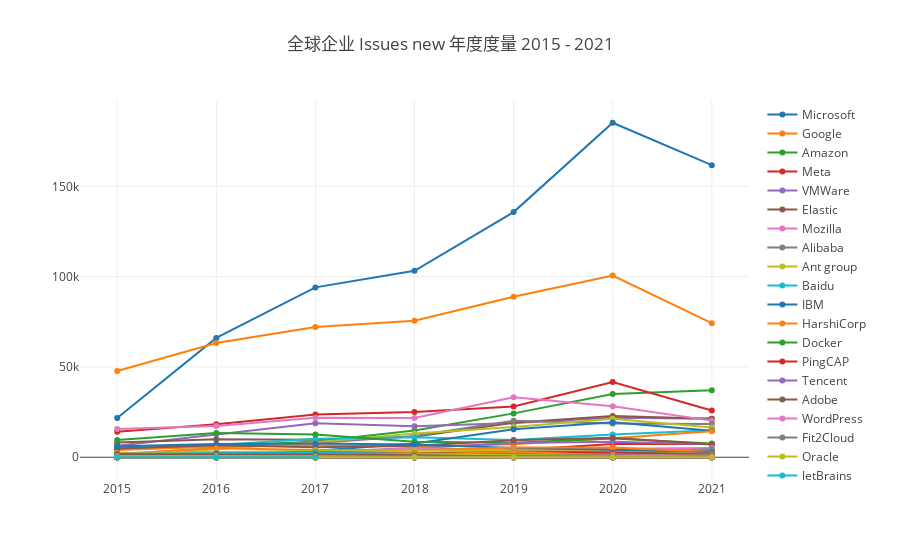

This figure's notebook cell:
### Markdown cell above
#### Issues New

Issues new 是一个来自 CHAOSS 的指标，请参考 https://chaoss.community/metric-issues-new/ 。

### Code cell
var startYear = 2015, startMonth = 1, endYear = 2021, endMonth = 12, x = [];
for (let y = startYear; y <= endYear; y++) x.push(`${y}`);
openDigger.metric.chaoss.issuesNew({ labelIntersect: ['Company'], startYear, startMonth, endYear, endMonth, groupBy: 'Company', groupTimeRange: 'year', limit: -1, order: 'DESC' }).then(data => {
    console.log(`公司 ${data[0].name} 的 Issues New 度量的创建比例为 ${JSON.stringify(data[0].ratio)}`);
    openDigger.render.plotly(data.filter(row => row.name != 'Others').map(row => {
        return {
            x,
            y: row.count,
            mode: 'scatter',
            name: row.name
        };
    }), {title: `全球企业 Issues new 年度度量 ${startYear} - ${endYear}`, xaxis: {type: 'category'}});
});

### Figure 1 — Plotly figure (JSON) as saved in the notebook; plotly's stock layout.template omitted (floating-point values rounded to 4 significant figures)
{"data": [{"mode": "scatter", "name": "Microsoft", "x": ["2015", "2016", "2017", "2018", "2019", "2020", "2021"], "y": ["21689", "66085", "94056", "103244", "135740", "185216", "161741"]}, {"mode": "scatter", "name": "Google", "x": ["2015", "2016", "2017", "2018", "2019", "2020", "2021"], "y": ["47761", "63235", "72145", "75606", "88911", "100646", "74262"]}, {"mode": "scatter", "name": "Amazon", "x": ["2015", "2016", "2017", "2018", "2019", "2020", "2021"], "y": ["4400", "5971", "8670", "14785", "24284", "35067", "37047"]}, {"mode": "scatter", "name": "Meta", "x": ["2015", "2016", "2017", "2018", "2019", "2020", "2021"], "y": ["14152", "18226", "23732", "25058", "28068", "41604", "25865"]}, {"mode": "scatter", "name": "VMWare", "x": ["2015", "2016", "2017", "2018", "2019", "2020", "2021"], "y": ["6425", "12825", "18867", "17149", "18916", "21866", "21336"]}, {"mode": "scatter", "name": "Elastic", "x": ["2015", "2016", "2017", "2018", "2019", "2020", "2021"], "y": ["8204", "9974", "9733", "11342", "19149", "22847", "21335"]}, {"mode": "scatter", "name": "Mozilla", "x": ["2015", "2016", "2017", "2018", "2019", "2020", "2021"], "y": ["15665", "17336", "21878", "21763", "33158", "28187", "20275"]}, {"mode": "scatter", "name": "Alibaba", "x": ["2015", "2016", "2017", "2018", "2019", "2020", "2021"], "y": ["1504", "5071", "7838", "11720", "20173", "18702", "18347"]}, {"mode": "scatter", "name": "Ant group", "x": ["2015", "2016", "2017", "2018", "2019", "2020", "2021"], "y": ["576", "4529", "8312", "13157", "16813", "21342", "16533"]}, {"mode": "scatter", "name": "Baidu", "x": ["2015", "2016", "2017", "2018", "2019", "2020", "2021"], "y": ["5560", "6821", "10222", "11136", "9595", "12571", "14901"]}, {"mode": "scatter", "name": "IBM", "x": ["2015", "2016", "2017", "2018", "2019", "2020", "2021"], "y": ["295", "1632", "3656", "7626", "15546", "19380", "14648"]}, {"mode": "scatter", "name": "HarshiCorp", "x": ["2015", "2016", "2017", "2018", "2019", "2020", "2021"], "y": ["4017", "5991", "6714", "5772", "7170", "10494", "14418"]}, {"mode": "scatter", "name": "Docker", "x": ["2015", "2016", "2017", "2018", "2019", "2020", "2021"], "y": ["9500", "13364", "12656", "8528", "8024", "10357", "7647"]}, {"mode": "scatter", "name": "PingCAP", "x": ["2015", "2016", "2017", "2018", "2019", "2020", "2021"], "y": ["220", "838", "1504", "1918", "3818", "7316", "7315"]}, {"mode": "scatter", "name": "Tencent", "x": ["2015", "2016", "2017", "2018", "2019", "2020", "2021"], "y": ["75", "699", "3008", "4939", "7850", "8534", "7173"]}, {"mode": "scatter", "name": "Adobe", "x": ["2015", "2016", "2017", "2018", "2019", "2020", "2021"], "y": ["4873", "6641", "5574", "6355", "9452", "10798", "7021"]}, {"mode": "scatter", "name": "WordPress", "x": ["2015", "2016", "2017", "2018", "2019", "2020", "2021"], "y": ["190", "389", "2251", "5116", "3885", "4737", "5160"]}, {"mode": "scatter", "name": "Fit2Cloud", "x": ["2015", "2016", "2017", "2018", "2019", "2020", "2021"], "y": ["0", "149", "507", "835", "1128", "2739", "4394"]}, {"mode": "scatter", "name": "Oracle", "x": ["2015", "2016", "2017", "2018", "2019", "2020", "2021"], "y": ["917", "1215", "2436", "3735", "4223", "4012", "3605"]}, {"mode": "scatter", "name": "JetBrains", "x": ["2015", "2016", "2017", "2018", "2019", "2020", "2021"], "y": ["486", "725", "1220", "1782", "1743", "2826", "3507"]}, {"mode": "scatter", "name": "Mapbox", "x": ["2015", "2016", "2017", "2018", "2019", "2020", "2021"], "y": ["6031", "7339", "7643", "7100", "5187", "4121", "3179"]}, {"mode": "scatter", "name": "Magento", "x": ["2015", "2016", "2017", "2018", "2019", "2020", "2021"], "y": ["1812", "4957", "3961", "3893", "5409", "5347", "2922"]}, {"mode": "scatter", "name": "Zilliz", "x": ["2015", "2016", "2017", "2018", "2019", "2020", "2021"], "y": ["0", "0", "0", "0", "683", "1921", "2766"]}, {"mode": "scatter", "name": "QingCloud", "x": ["2015", "2016", "2017", "2018", "2019", "2020", "2021"], "y": ["1", "20", "172", "231", "1729", "2240", "2530"]}, {"mode": "scatter", "name": "Huawei", "x": ["2015", "2016", "2017", "2018", "2019", "2020", "2021"], "y": ["13", "40", "439", "332", "1294", "1693", "2318"]}, {"mode": "scatter", "name": "Cloudbees", "x": ["2015", "2016", "2017", "2018", "2019", "2020", "2021"], "y": ["842", "1589", "1601", "1792", "2131", "2631", "2147"]}, {"mode": "scatter", "name": "JD", "x": ["2015", "2016", "2017", "2018", "2019", "2020", "2021"], "y": ["0", "0", "9", "1712", "3709", "2750", "1850"]}, {"mode": "scatter", "name": "SphereEx", "x": ["2015", "2016", "2017", "2018", "2019", "2020", "2021"], "y": ["0", "177", "269", "580", "1236", "1714", "1794"]}, {"mode": "scatter", "name": "Netflix", "x": ["2015", "2016", "2017", "2018", "2019", "2020", "2021"], "y": ["2298", "2952", "3483", "3719", "3241", "2887", "1679"]}, {"mode": "scatter", "name": "ByteDance", "x": ["2015", "2016", "2017", "2018", "2019", "2020", "2021"], "y": ["0", "15", "0", "43", "305", "645", "1573"]}, {"mode": "scatter", "name": "Pivotal", "x": ["2015", "2016", "2017", "2018", "2019", "2020", "2021"], "y": ["1425", "2175", "2808", "2167", "1502", "1597", "1565"]}, {"mode": "scatter", "name": "Odoo", "x": ["2015", "2016", "2017", "2018", "2019", "2020", "2021"], "y": ["2194", "1575", "1757", "2239", "2063", "1957", "1541"]}, {"mode": "scatter", "name": "Youzan", "x": ["2015", "2016", "2017", "2018", "2019", "2020", "2021"], "y": ["0", "28", "504", "1809", "3015", "2760", "1533"]}, {"mode": "scatter", "name": "Postman", "x": ["2015", "2016", "2017", "2018", "2019", "2020", "2021"], "y": ["581", "1301", "1648", "1858", "2598", "2323", "1511"]}, {"mode": "scatter", "name": "Jina AI", "x": ["2015", "2016", "2017", "2018", "2019", "2020", "2021"], "y": ["0", "0", "0", "0", "0", "646", "1422"]}, {"mode": "scatter", "name": "Vesoft", "x": ["2015", "2016", "2017", "2018", "2019", "2020", "2021"], "y": ["0", "0", "0", "0", "448", "541", "1377"]}, {"mode": "scatter", "name": "StreamNative", "x": ["2015", "2016", "2017", "2018", "2019", "2020", "2021"], "y": ["0", "40", "208", "366", "941", "1208", "1361"]}, {"mode": "scatter", "name": "Treasure Data", "x": ["2015", "2016", "2017", "2018", "2019", "2020", "2021"], "y": ["252", "466", "665", "910", "1124", "1321", "1307"]}, {"mode": "scatter", "name": "Datafuse Labs", "x": ["2015", "2016", "2017", "2018", "2019", "2020", "2021"], "y": ["0", "0", "0", "0", "0", "0", "1280"]}, {"mode": "scatter", "name": "API7", "x": ["2015", "2016", "2017", "2018", "2019", "2020", "2021"], "y": ["0", "0", "0", "0", "350", "1110", "1177"]}, {"mode": "scatter", "name": "Neo4j", "x": ["2015", "2016", "2017", "2018", "2019", "2020", "2021"], "y": ["816", "1227", "1387", "1134", "1057", "1436", "1132"]}, {"mode": "scatter", "name": "Didi", "x": ["2015", "2016", "2017", "2018", "2019", "2020", "2021"], "y": ["0", "0", "195", "512", "1525", "1290", "1108"]}, {"mode": "scatter", "name": "Salesforce", "x": ["2015", "2016", "2017", "2018", "2019", "2020", "2021"], "y": ["218", "967", "645", "1129", "1550", "1201", "1058"]}, {"mode": "scatter", "name": "EMQ", "x": ["2015", "2016", "2017", "2018", "2019", "2020", "2021"], "y": ["0", "0", "1", "226", "827", "1483", "1040"]}, {"mode": "scatter", "name": "Puppet Labs", "x": ["2015", "2016", "2017", "2018", "2019", "2020", "2021"], "y": ["406", "381", "455", "455", "870", "1120", "1008"]}, {"mode": "scatter", "name": "Redis Labs", "x": ["2015", "2016", "2017", "2018", "2019", "2020", "2021"], "y": ["145", "135", "99", "86", "115", "474", "978"]}, {"mode": "scatter", "name": "Guojusoft", "x": ["2015", "2016", "2017", "2018", "2019", "2020", "2021"], "y": ["0", "0", "0", "0", "0", "0", "936"]}, {"mode": "scatter", "name": "DCloud", "x": ["2015", "2016", "2017", "2018", "2019", "2020", "2021"], "y": ["93", "117", "113", "230", "1156", "1239", "887"]}, {"mode": "scatter", "name": "Databricks", "x": ["2015", "2016", "2017", "2018", "2019", "2020", "2021"], "y": ["426", "890", "639", "742", "1072", "852", "784"]}, {"mode": "scatter", "name": "StarRocks", "x": ["2015", "2016", "2017", "2018", "2019", "2020", "2021"], "y": ["0", "0", "0", "0", "0", "0", "756"]}, {"mode": "scatter", "name": "JFrog", "x": ["2015", "2016", "2017", "2018", "2019", "2020", "2021"], "y": ["70", "141", "232", "379", "550", "705", "753"]}, {"mode": "scatter", "name": "Deepin", "x": ["2015", "2016", "2017", "2018", "2019", "2020", "2021"], "y": ["37", "321", "716", "1442", "3001", "931", "741"]}, {"mode": "scatter", "name": "Rapid7", "x": ["2015", "2016", "2017", "2018", "2019", "2020", "2021"], "y": ["768", "915", "989", "953", "916", "1098", "709"]}, {"mode": "scatter", "name": "TAOS Data", "x": ["2015", "2016", "2017", "2018", "2019", "2020", "2021"], "y": ["0", "0", "0", "0", "699", "1080", "697"]}, {"mode": "scatter", "name": "Juejin", "x": ["2015", "2016", "2017", "2018", "2019", "2020", "2021"], "y": ["70", "598", "1578", "1348", "882", "578", "667"]}, {"mode": "scatter", "name": "Segment", "x": ["2015", "2016", "2017", "2018", "2019", "2020", "2021"], "y": ["849", "769", "775", "746", "767", "700", "642"]}, {"mode": "scatter", "name": "Xiaomi", "x": ["2015", "2016", "2017", "2018", "2019", "2020", "2021"], "y": ["106", "111", "711", "703", "1233", "1589", "607"]}, {"mode": "scatter", "name": "Netease", "x": ["2015", "2016", "2017", "2018", "2019", "2020", "2021"], "y": ["195", "191", "262", "936", "1430", "777", "589"]}, {"mode": "scatter", "name": "WeBank", "x": ["2015", "2016", "2017", "2018", "2019", "2020", "2021"], "y": ["0", "0", "0", "6", "697", "710", "580"]}, {"mode": "scatter", "name": "PayPal", "x": ["2015", "2016", "2017", "2018", "2019", "2020", "2021"], "y": ["1972", "2014", "2324", "1662", "963", "564", "533"]}, {"mode": "scatter", "name": "Alluxio", "x": ["2015", "2016", "2017", "2018", "2019", "2020", "2021"], "y": ["0", "15", "165", "235", "642", "370", "513"]}, {"mode": "scatter", "name": "Merico", "x": ["2015", "2016", "2017", "2018", "2019", "2020", "2021"], "y": ["0", "0", "0", "0", "0", "0", "494"]}, {"mode": "scatter", "name": "Matrix Origin", "x": ["2015", "2016", "2017", "2018", "2019", "2020", "2021"], "y": ["0", "0", "0", "0", "0", "0", "480"]}, {"mode": "scatter", "name": "MongoDB", "x": ["2015", "2016", "2017", "2018", "2019", "2020", "2021"], "y": ["267", "525", "274", "227", "330", "476", "478"]}, {"mode": "scatter", "name": "Taichi", "x": ["2015", "2016", "2017", "2018", "2019", "2020", "2021"], "y": ["0", "0", "0", "0", "0", "662", "460"]}, {"mode": "scatter", "name": "Liferay", "x": ["2015", "2016", "2017", "2018", "2019", "2020", "2021"], "y": ["353", "314", "334", "731", "1221", "1029", "427"]}, {"mode": "scatter", "name": "ThinkPHP", "x": ["2015", "2016", "2017", "2018", "2019", "2020", "2021"], "y": ["41", "600", "417", "514", "599", "463", "357"]}, {"mode": "scatter", "name": "JuiceData", "x": ["2015", "2016", "2017", "2018", "2019", "2020", "2021"], "y": ["0", "0", "0", "6", "24", "25", "350"]}, {"mode": "scatter", "name": "Bilibili", "x": ["2015", "2016", "2017", "2018", "2019", "2020", "2021"], "y": ["614", "1845", "1701", "903", "789", "426", "324"]}, {"mode": "scatter", "name": "Yunion", "x": ["2015", "2016", "2017", "2018", "2019", "2020", "2021"], "y": ["0", "0", "0", "0", "16", "62", "289"]}, {"mode": "scatter", "name": "CTrip", "x": ["2015", "2016", "2017", "2018", "2019", "2020", "2021"], "y": ["3", "52", "255", "723", "982", "537", "273"]}, {"mode": "scatter", "name": "360", "x": ["2015", "2016", "2017", "2018", "2019", "2020", "2021"], "y": ["298", "637", "1451", "1111", "1066", "809", "266"]}, {"mode": "scatter", "name": "OpenResty", "x": ["2015", "2016", "2017", "2018", "2019", "2020", "2021"], "y": ["286", "638", "525", "392", "451", "403", "261"]}, {"mode": "scatter", "name": "Oneflow", "x": ["2015", "2016", "2017", "2018", "2019", "2020", "2021"], "y": ["0", "0", "0", "0", "0", "193", "257"]}, {"mode": "scatter", "name": "Timecho", "x": ["2015", "2016", "2017", "2018", "2019", "2020", "2021"], "y": ["0", "0", "0", "0", "0", "145", "254"]}, {"mode": "scatter", "name": "Cloudera", "x": ["2015", "2016", "2017", "2018", "2019", "2020", "2021"], "y": ["551", "375", "304", "193", "267", "229", "235"]}, {"mode": "scatter", "name": "Chatopera", "x": ["2015", "2016", "2017", "2018", "2019", "2020", "2021"], "y": ["0", "0", "0", "155", "116", "176", "234"]}, {"mode": "scatter", "name": "Fastly", "x": ["2015", "2016", "2017", "2018", "2019", "2020", "2021"], "y": ["49", "70", "32", "48", "154", "110", "233"]}, {"mode": "scatter", "name": "Meituan", "x": ["2015", "2016", "2017", "2018", "2019", "2020", "2021"], "y": ["175", "151", "523", "1643", "1220", "564", "213"]}, {"mode": "scatter", "name": "Instructure", "x": ["2015", "2016", "2017", "2018", "2019", "2020", "2021"], "y": ["182", "273", "250", "302", "164", "362", "201"]}, {"mode": "scatter", "name": "Megvii", "x": ["2015", "2016", "2017", "2018", "2019", "2020", "2021"], "y": ["0", "0", "0", "0", "0", "108", "183"]}, {"mode": "scatter", "name": "Alfresco", "x": ["2015", "2016", "2017", "2018", "2019", "2020", "2021"], "y": ["172", "1049", "603", "220", "401", "212", "178"]}, {"mode": "scatter", "name": "Kaltura", "x": ["2015", "2016", "2017", "2018", "2019", "2020", "2021"], "y": ["306", "387", "268", "247", "207", "246", "162"]}, {"mode": "scatter", "name": "RT-Thread", "x": ["2015", "2016", "2017", "2018", "2019", "2020", "2021"], "y": ["40", "25", "48", "149", "186", "191", "148"]}, {"mode": "scatter", "name": "KodeRover", "x": ["2015", "2016", "2017", "2018", "2019", "2020", "2021"], "y": ["0", "0", "0", "0", "0", "0", "125"]}, {"mode": "scatter", "name": "Couchbase", "x": ["2015", "2016", "2017", "2018", "2019", "2020", "2021"], "y": ["1662", "1857", "1725", "1156", "386", "137", "119"]}, {"mode": "scatter", "name": "Varnish", "x": ["2015", "2016", "2017", "2018", "2019", "2020", "2021"], "y": ["115", "457", "252", "224", "140", "138", "103"]}, {"mode": "scatter", "name": "Goodrain", "x": ["2015", "2016", "2017", "2018", "2019", "2020", "2021"], "y": ["0", "0", "23", "226", "315", "116", "95"]}, {"mode": "scatter", "name": "Mulesoft", "x": ["2015", "2016", "2017", "2018", "2019", "2020", "2021"], "y": ["590", "667", "372", "174", "131", "109", "76"]}, {"mode": "scatter", "name": "Sourcefire", "x": ["2015", "2016", "2017", "2018", "2019", "2020", "2021"], "y": ["0", "0", "0", "12", "38", "36", "74"]}, {"mode": "scatter", "name": "RedHat", "x": ["2015", "2016", "2017", "2018", "2019", "2020", "2021"], "y": ["0", "0", "0", "90", "74", "164", "72"]}, {"mode": "scatter", "name": "Terminus", "x": ["2015", "2016", "2017", "2018", "2019", "2020", "2021"], "y": ["0", "0", "0", "0", "0", "0", "60"]}, {"mode": "scatter", "name": "Talend", "x": ["2015", "2016", "2017", "2018", "2019", "2020", "2021"], "y": ["0", "85", "109", "22", "9", "29", "56"]}, {"mode": "scatter", "name": "Qunar", "x": ["2015", "2016", "2017", "2018", "2019", "2020", "2021"], "y": ["0", "0", "0", "13", "202", "54", "47"]}, {"mode": "scatter", "name": "Vipshop", "x": ["2015", "2016", "2017", "2018", "2019", "2020", "2021"], "y": ["4", "91", "316", "401", "350", "127", "46"]}, {"mode": "scatter", "name": "Nicira", "x": ["2015", "2016", "2017", "2018", "2019", "2020", "2021"], "y": ["62", "57", "57", "94", "62", "20", "36"]}, {"mode": "scatter", "name": "Bytebase", "x": ["2015", "2016", "2017", "2018", "2019", "2020", "2021"], "y": ["0", "0", "0", "0", "0", "0", "34"]}, {"mode": "scatter", "name": "Acquia", "x": ["2015", "2016", "2017", "2018", "2019", "2020", "2021"], "y": ["101", "123", "77", "83", "80", "52", "19"]}, {"mode": "scatter", "name": "Cloud Wise", "x": ["2015", "2016", "2017", "2018", "2019", "2020", "2021"], "y": ["0", "0", "10", "1", "0", "0", "18"]}, {"mode": "scatter", "name": "Douban", "x": ["2015", "2016", "2017", "2018", "2019", "2020", "2021"], "y": ["87", "153", "104", "42", "23", "43", "17"]}, {"mode": "scatter", "name": "Pentaho", "x": ["2015", "2016", "2017", "2018", "2019", "2020", "2021"], "y": ["33", "39", "48", "37", "27", "38", "14"]}, {"mode": "scatter", "name": "GAAS", "x": ["2015", "2016", "2017", "2018", "2019", "2020", "2021"], "y": ["0", "0", "0", "0", "130", "65", "9"]}, {"mode": "scatter", "name": "ZStack", "x": ["2015", "2016", "2017", "2018", "2019", "2020", "2021"], "y": ["0", "0", "43", "17", "16", "16", "9"]}, {"mode": "scatter", "name": "DataCanvas", "x": ["2015", "2016", "2017", "2018", "2019", "2020", "2021"], "y": ["0", "0", "0", "0", "0", "0", "7"]}, {"mode": "scatter", "name": "Linux China", "x": ["2015", "2016", "2017", "2018", "2019", "2020", "2021"], "y": ["23", "21", "192", "101", "24", "10", "7"]}, {"mode": "scatter", "name": "Galaxy Future", "x": ["2015", "2016", "2017", "2018", "2019", "2020", "2021"], "y": ["0", "0", "0", "0", "0", "0", "7"]}, {"mode": "scatter", "name": "SequoiaDB", "x": ["2015", "2016", "2017", "2018", "2019", "2020", "2021"], "y": ["1", "4", "0", "47", "77", "8", "6"]}, {"mode": "scatter", "name": "EasyCorp", "x": ["2015", "2016", "2017", "2018", "2019", "2020", "2021"], "y": ["0", "0", "0", "0", "0", "0", "2"]}, {"mode": "scatter", "name": "EnterpriseDB", "x": ["2015", "2016", "2017", "2018", "2019", "2020", "2021"], "y": ["5", "0", "5", "4", "2", "1", "1"]}, {"mode": "scatter", "name": "ForgeRock", "x": ["2015", "2016", "2017", "2018", "2019", "2020", "2021"], "y": ["1", "0", "1"]}], "layout": {"autosize": true, "title": {"text": "全球企业 Issues new 年度度量 2015 - 2021"}, "xaxis": {"autorange": true, "range": [-0.3603, 6.36], "type": "category"}, "yaxis": {"autorange": true, "range": [-15280.0, 200500.0], "type": "linear"}}}
